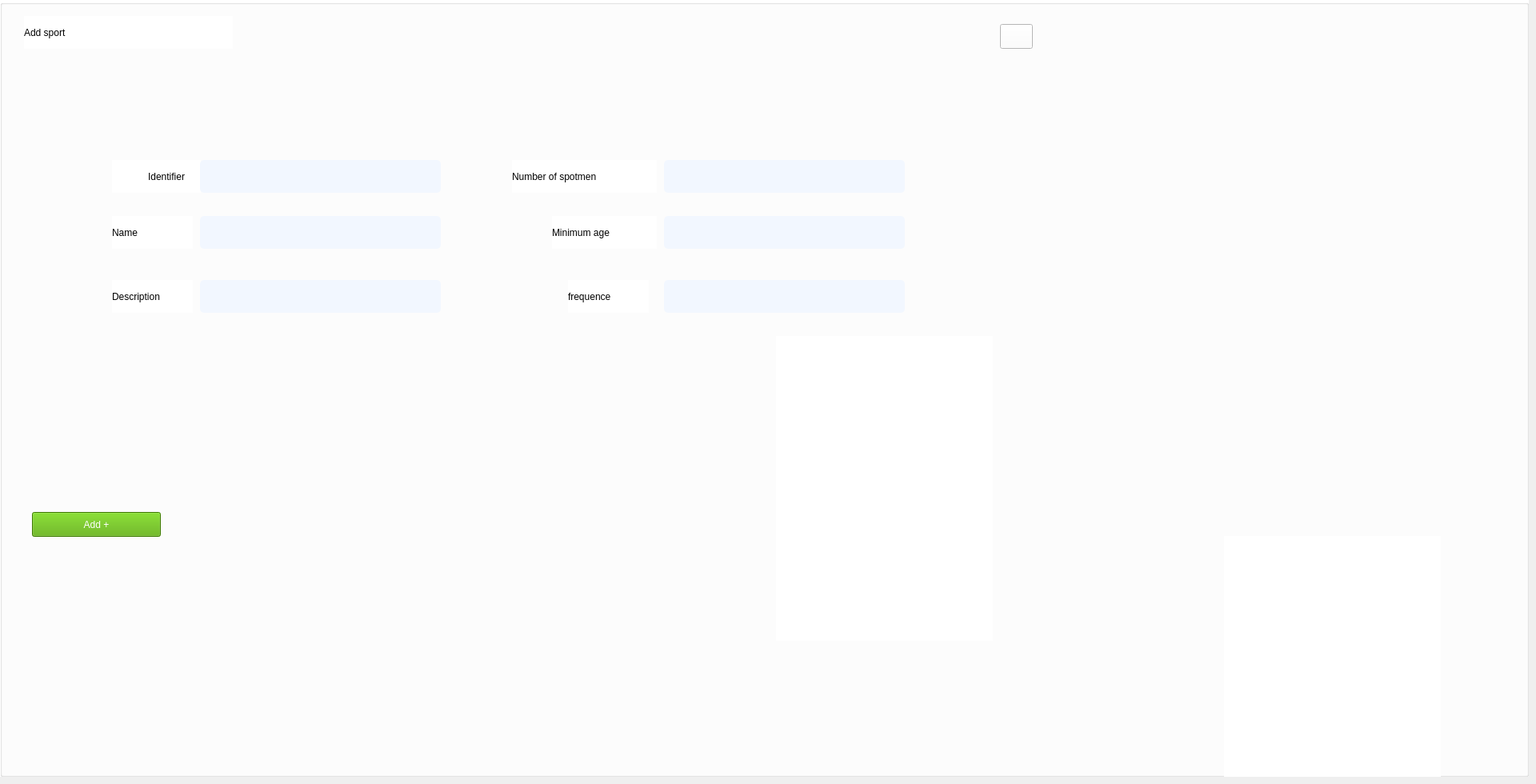
      <widget class="QWidget" name="page_23">
       <widget class="QGroupBox" name="groupBox_20">
        <property name="geometry">
         <rect>
          <x>0</x>
          <y>0</y>
          <width>1911</width>
          <height>971</height>
         </rect>
        </property>
        <property name="styleSheet">
         <string notr="true">background-color: rgb(255, 255, 255);
border-color: rgb(255, 255, 255);</string>
        </property>
        <property name="title">
         <string/>
        </property>
        <widget class="QLabel" name="label_132">
         <property name="geometry">
          <rect>
           <x>30</x>
           <y>20</y>
           <width>261</width>
           <height>41</height>
          </rect>
         </property>
         <property name="styleSheet">
          <string notr="true">font: 15pt &quot;Poppins&quot;;</string>
         </property>
         <property name="text">
          <string>Add sport</string>
         </property>
        </widget>
        <widget class="QPushButton" name="valider_Sport">
         <property name="geometry">
          <rect>
           <x>40</x>
           <y>640</y>
           <width>161</width>
           <height>31</height>
          </rect>
         </property>
         <property name="styleSheet">
          <string notr="true">background-color: rgb(85, 170, 0);
font: 9pt &quot;MS Shell Dlg 2&quot;;
color: rgb(255, 255, 255);</string>
         </property>
         <property name="text">
          <string>Add +</string>
         </property>
        </widget>
        <widget class="QLabel" name="label_157">
         <property name="geometry">
          <rect>
           <x>140</x>
           <y>200</y>
           <width>111</width>
           <height>41</height>
          </rect>
         </property>
         <property name="styleSheet">
          <string notr="true">background-color: rgb(255, 255, 255);
font: 10pt &quot;poppins&quot;;
color: rgb(0, 0, 0);
</string>
         </property>
         <property name="text">
          <string>       Identifier      </string>
         </property>
         <property name="alignment">
          <set>Qt::AlignRight|Qt::AlignTrailing|Qt::AlignVCenter</set>
         </property>
        </widget>
        <widget class="QLabel" name="label_158">
         <property name="geometry">
          <rect>
           <x>140</x>
           <y>270</y>
           <width>101</width>
           <height>41</height>
          </rect>
         </property>
         <property name="styleSheet">
          <string notr="true">background-color: rgb(255, 255, 255);
font: 10pt &quot;poppins&quot;;
color: rgb(0, 0, 0);
</string>
         </property>
         <property name="text">
          <string>Name</string>
         </property>
         <property name="alignment">
          <set>Qt::AlignLeading|Qt::AlignLeft|Qt::AlignVCenter</set>
         </property>
        </widget>
        <widget class="QLabel" name="label_159">
         <property name="geometry">
          <rect>
           <x>140</x>
           <y>350</y>
           <width>101</width>
           <height>41</height>
          </rect>
         </property>
         <property name="styleSheet">
          <string notr="true">background-color: rgb(255, 255, 255);
font: 10pt &quot;poppins&quot;;
color: rgb(0, 0, 0);
</string>
         </property>
         <property name="text">
          <string>Description</string>
         </property>
         <property name="alignment">
          <set>Qt::AlignLeading|Qt::AlignLeft|Qt::AlignVCenter</set>
         </property>
        </widget>
        <widget class="QLabel" name="label_160">
         <property name="geometry">
          <rect>
           <x>690</x>
           <y>270</y>
           <width>131</width>
           <height>41</height>
          </rect>
         </property>
         <property name="styleSheet">
          <string notr="true">background-color: rgb(255, 255, 255);
font: 10pt &quot;poppins&quot;;
color: rgb(0, 0, 0);
</string>
         </property>
         <property name="text">
          <string>Minimum age</string>
         </property>
         <property name="alignment">
          <set>Qt::AlignLeading|Qt::AlignLeft|Qt::AlignVCenter</set>
         </property>
        </widget>
        <widget class="QLabel" name="label_161">
         <property name="geometry">
          <rect>
           <x>640</x>
           <y>200</y>
           <width>181</width>
           <height>41</height>
          </rect>
         </property>
         <property name="styleSheet">
          <string notr="true">background-color: rgb(255, 255, 255);
font: 10pt &quot;poppins&quot;;
color: rgb(0, 0, 0);
</string>
         </property>
         <property name="text">
          <string>Number of spotmen</string>
         </property>
         <property name="alignment">
          <set>Qt::AlignLeading|Qt::AlignLeft|Qt::AlignVCenter</set>
         </property>
        </widget>
        <widget class="QLabel" name="label_162">
         <property name="geometry">
          <rect>
           <x>710</x>
           <y>350</y>
           <width>101</width>
           <height>41</height>
          </rect>
         </property>
         <property name="styleSheet">
          <string notr="true">background-color: rgb(255, 255, 255);
font: 10pt &quot;poppins&quot;;
color: rgb(0, 0, 0);
</string>
         </property>
         <property name="text">
          <string>frequence</string>
         </property>
         <property name="alignment">
          <set>Qt::AlignLeading|Qt::AlignLeft|Qt::AlignVCenter</set>
         </property>
        </widget>
        <widget class="QLineEdit" name="l_id_Sport">
         <property name="geometry">
          <rect>
           <x>250</x>
           <y>200</y>
           <width>301</width>
           <height>41</height>
          </rect>
         </property>
         <property name="styleSheet">
          <string notr="true">border-radius: 5px ;
background-color: rgb(242, 247, 255);</string>
         </property>
         <property name="frame">
          <bool>true</bool>
         </property>
         <property name="alignment">
          <set>Qt::AlignCenter</set>
         </property>
         <property name="dragEnabled">
          <bool>true</bool>
         </property>
         <property name="readOnly">
          <bool>false</bool>
         </property>
        </widget>
        <widget class="QLineEdit" name="l_nom_Sport">
         <property name="geometry">
          <rect>
           <x>250</x>
           <y>270</y>
           <width>301</width>
           <height>41</height>
          </rect>
         </property>
         <property name="styleSheet">
          <string notr="true">border-radius: 5px ;
background-color: rgb(242, 247, 255);</string>
         </property>
         <property name="frame">
          <bool>true</bool>
         </property>
         <property name="alignment">
          <set>Qt::AlignCenter</set>
         </property>
         <property name="dragEnabled">
          <bool>true</bool>
         </property>
         <property name="readOnly">
          <bool>false</bool>
         </property>
        </widget>
        <widget class="QLineEdit" name="l_nbsportif_Sport">
         <property name="geometry">
          <rect>
           <x>830</x>
           <y>200</y>
           <width>301</width>
           <height>41</height>
          </rect>
         </property>
         <property name="styleSheet">
          <string notr="true">border-radius: 5px ;
background-color: rgb(242, 247, 255);</string>
         </property>
         <property name="frame">
          <bool>true</bool>
         </property>
         <property name="alignment">
          <set>Qt::AlignCenter</set>
         </property>
         <property name="dragEnabled">
          <bool>true</bool>
         </property>
         <property name="readOnly">
          <bool>false</bool>
         </property>
        </widget>
        <widget class="QLineEdit" name="l_age_min_Sport">
         <property name="geometry">
          <rect>
           <x>830</x>
           <y>270</y>
           <width>301</width>
           <height>41</height>
          </rect>
         </property>
         <property name="styleSheet">
          <string notr="true">border-radius: 5px ;
background-color: rgb(242, 247, 255);</string>
         </property>
         <property name="frame">
          <bool>true</bool>
         </property>
         <property name="alignment">
          <set>Qt::AlignCenter</set>
         </property>
         <property name="dragEnabled">
          <bool>true</bool>
         </property>
         <property name="readOnly">
          <bool>false</bool>
         </property>
        </widget>
        <widget class="QLineEdit" name="l_description_Sport">
         <property name="geometry">
          <rect>
           <x>250</x>
           <y>350</y>
           <width>301</width>
           <height>41</height>
          </rect>
         </property>
         <property name="styleSheet">
          <string notr="true">border-radius: 5px ;
background-color: rgb(242, 247, 255);</string>
         </property>
         <property name="alignment">
          <set>Qt::AlignCenter</set>
         </property>
        </widget>
        <widget class="QLabel" name="label_163">
         <property name="geometry">
          <rect>
           <x>1530</x>
           <y>670</y>
           <width>271</width>
           <height>381</height>
          </rect>
         </property>
         <property name="text">
          <string/>
         </property>
         <property name="pixmap">
          <pixmap>:/img/typing_human.png</pixmap>
         </property>
         <property name="scaledContents">
          <bool>true</bool>
         </property>
        </widget>
        <widget class="QLineEdit" name="l_frequence_Sport">
         <property name="geometry">
          <rect>
           <x>830</x>
           <y>350</y>
           <width>301</width>
           <height>41</height>
          </rect>
         </property>
         <property name="styleSheet">
          <string notr="true">border-radius: 5px ;
background-color: rgb(242, 247, 255);</string>
         </property>
         <property name="frame">
          <bool>true</bool>
         </property>
         <property name="alignment">
          <set>Qt::AlignCenter</set>
         </property>
         <property name="dragEnabled">
          <bool>true</bool>
         </property>
         <property name="readOnly">
          <bool>false</bool>
         </property>
        </widget>
        <widget class="QPushButton" name="back1_Sport">
         <property name="geometry">
          <rect>
           <x>1250</x>
           <y>30</y>
           <width>41</width>
           <height>31</height>
          </rect>
         </property>
         <property name="text">
          <string/>
         </property>
         <property name="icon">
          <iconset resource="assets.qrc">
           <normaloff>:/img/img/back.png</normaloff>:/img/img/back.png</iconset>
         </property>
         <property name="iconSize">
          <size>
           <width>33</width>
           <height>33</height>
          </size>
         </property>
        </widget>
        <widget class="QLabel" name="label_174">
         <property name="geometry">
          <rect>
           <x>970</x>
           <y>420</y>
           <width>271</width>
           <height>381</height>
          </rect>
         </property>
         <property name="text">
          <string/>
         </property>
         <property name="pixmap">
          <pixmap resource="assets.qrc">:/img/img/typing_human.png</pixmap>
         </property>
         <property name="scaledContents">
          <bool>true</bool>
         </property>
        </widget>
       </widget>
      </widget>
